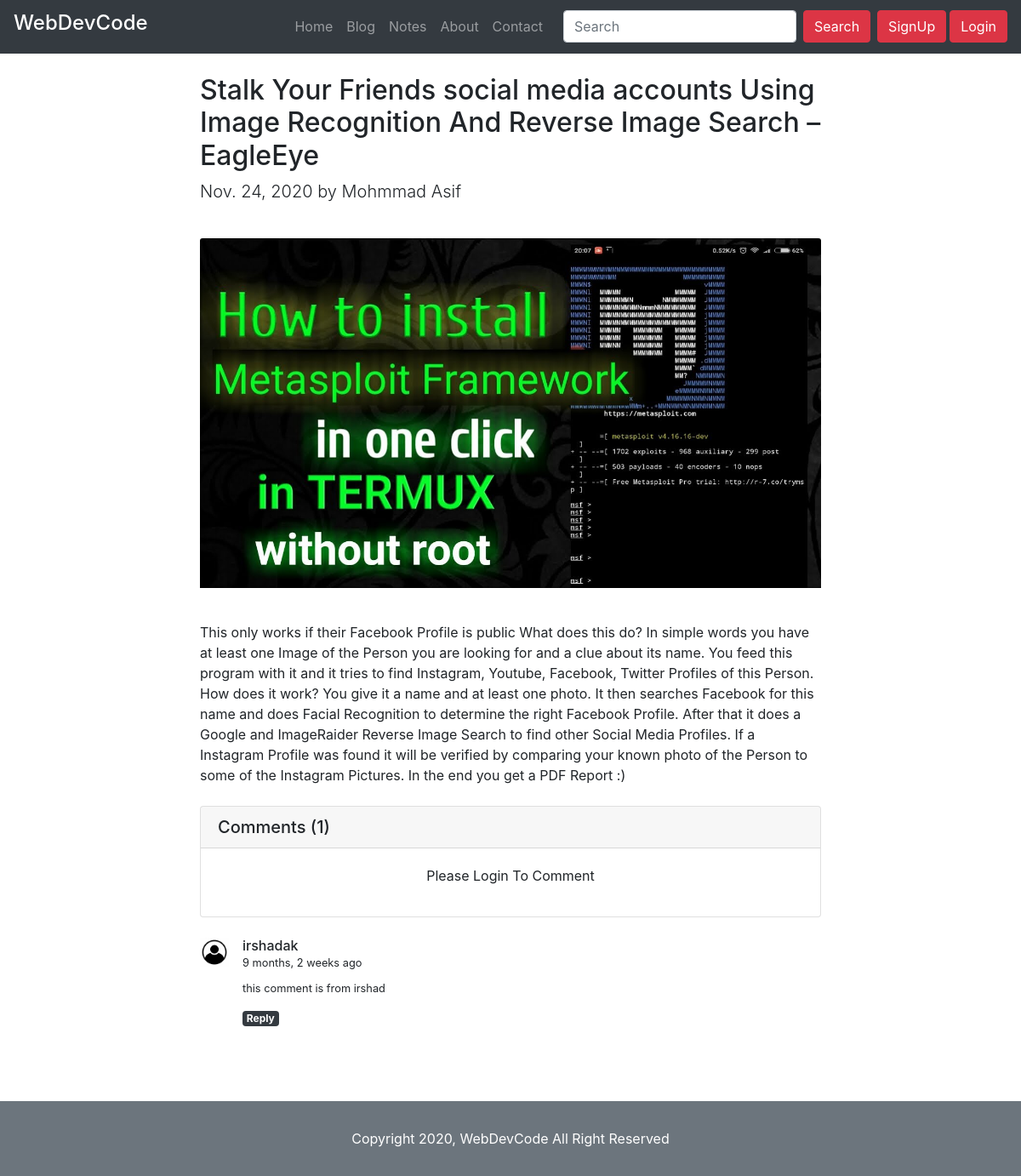
Screenshot of /blog/stalk-your-friends-social-media-accounts-using-image-recognition-and-reverse-image-search-eagleeye with the database file from the repository.
### blog/models.py (models this page shows, shortened)
class Post(models.Model):
    sno = models.AutoField(primary_key=True)
    title = models.CharField(max_length=100)
    content = models.TextField()
    author = models.CharField(max_length=30)
    slug = models.CharField(max_length=150)
    image = models.ImageField(upload_to='images/', blank=True)
    timestap = models.DateTimeField(blank=True)

class PostComment(models.Model):
    sno = models.AutoField(primary_key = True)
    comment = models.TextField()
    user = models.ForeignKey(User, on_delete=models.CASCADE)
    post = models.ForeignKey(Post, on_delete=models.CASCADE)
    parent = models.ForeignKey('self', on_delete=models.CASCADE, null=True)
    timestap =models.DateTimeField(default=now)

### blog/views.py (the view)
# urls.py: path('<str:slug>', views.blogPost, name='blogPost'),
def blogPost(request,slug):
    post = Post.objects.filter(slug = slug).first()
    comments = PostComment.objects.filter(post=post, parent=None)
    replies = PostComment.objects.filter(post=post).exclude(parent=None)
    replyDict = {}
    for reply in replies:
        if reply.parent.sno not in replyDict.keys():
            replyDict[reply.parent.sno] = [reply]
        else:
            replyDict[reply.parent.sno].append(reply)
    context = {'post' : post, 'comments' : comments, 'replyDict': replyDict}
    return render(request, 'blog/blogPost.html', context)

### blog/templatetags/get_dict.py (called while the page is built)
@register.filter(name='get_filter')
def get_filter(dict, key):
    return dict.get(key)

### templates/blog/blogPost.html (shortened to what this page needs)
{% extends 'layout.html' %}
{% block body %}
{% load humanize %}
{% load get_dict %}
<div class="container my-4">
     <div class="row">
          <div class="col-sm-8 mx-auto">
                <h2>
                    {{post.title}}
               </h2>
               <p class="lead">
                    {{post.timestap.date}} by {{post.author}}
               </p>
               <img src="/media/{{post.image}}" class="card-img-top my-4" alt="...">
               <p class="mt-3">
                    {{post.content}}
               </p>
               <div class="card mt-4">
                     <h5 class="card-header">Comments ({{comments.count}})</h5>
                    <div class="card-body">
                    {% if user.is_authenticated %}
                         <form action="/blog/Comment" method="POST"> {% csrf_token %}
                              <div class="form-group">
                                   <input type="hidden" name="PostSno" value="{{post.sno}}">
                                    <input type="hidden" name="parentSno" value="">
                                   <textarea class="form-control" id="exampleFormControlTextarea1" name="comment"
                                        rows="3" placeholder="Post your comment here..."></textarea>
                                   <button type="submit" class="btn btn-dark btn-sm mt-3 float-right">Submit
                                        Comment</button>
                              </div>
                         </form>
                         {% else %}
                         <p class="text-center">Please Login To Comment</p>
                    {% endif %}
                    </div>
             </div>
               {% for comment in comments %}
               <div class="media my-4">
                    <img src="/static/images/userlogo.jpg" class="mr-3" height="34" width="34" alt="user_logo">
                    <div class="media-body">
                         <h6 class="mt-0">{{comment.user.username}} <br> <small> {{comment.timestap |naturaltime}}</small></h6>
                         <small>{{comment.comment}}</small>
                        <div class="reply ">
                              <a class=" badge badge-dark my-3" data-toggle="collapse" href="#replyBox{{comment.sno}}"
                                   role="button" aria-expanded="false" aria-controls="replyBox{{comment.sno}}"> Reply </a>
                        </div>
                    </div>
               </div>
               {% endfor %}
          </div>
     </div>
</div>
{% endblock body %}

### rows the page displays
Post: title "Stalk Your Friends social media accounts Using Image Recognition And Reverse Image Search – EagleEye", timestap "Nov. 24, 2020", author "Mohmmad Asif", image (placeholder picture), content "This only works if their Facebook Profile is public What does this do? In simple words you have at least one Image of the Person you are looking for and a clue about its name. You feed this program with it and it tries to find Instagram, Youtube, Facebook, Twitter Profiles of this Person. How does it work? You give it a name and at least one photo. It then searches Facebook for this name and does Facial Recognition to determine the right Facebook Profile. After that it does a Google and ImageRaider Reverse Image Search to find other Social Media Profiles. If a Instagram Profile was found it will be verified by comparing your known photo of the Person to some of the Instagram Pictures. In…"
PostComment: user.username "irshadak", timestap "9 months, 2 weeks ago", comment "this comment is from irshad"

### other values shown
{{ comments.count }} "1"
